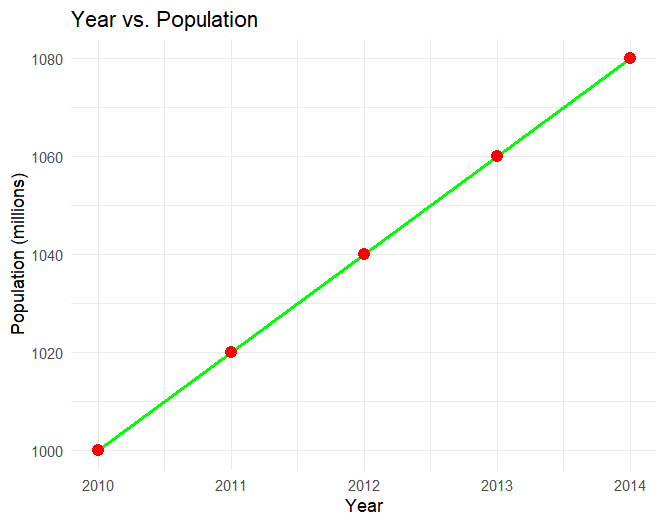

Write the R code that produced this figure.
library(ggplot2)

ypdata <- data.frame(
  Year = 2010:2014,
  Population = c(1000, 1020, 1040, 1060, 1080)
)

ggplot(ypdata, aes(x = Year, y = Population)) +
  geom_line(color = "green", size = 1) +
  geom_point(color = "red", size = 3) +
  labs(
    title = "Year vs. Population",
    x = "Year",
    y = "Population (millions)"
  ) +
  theme_minimal()
